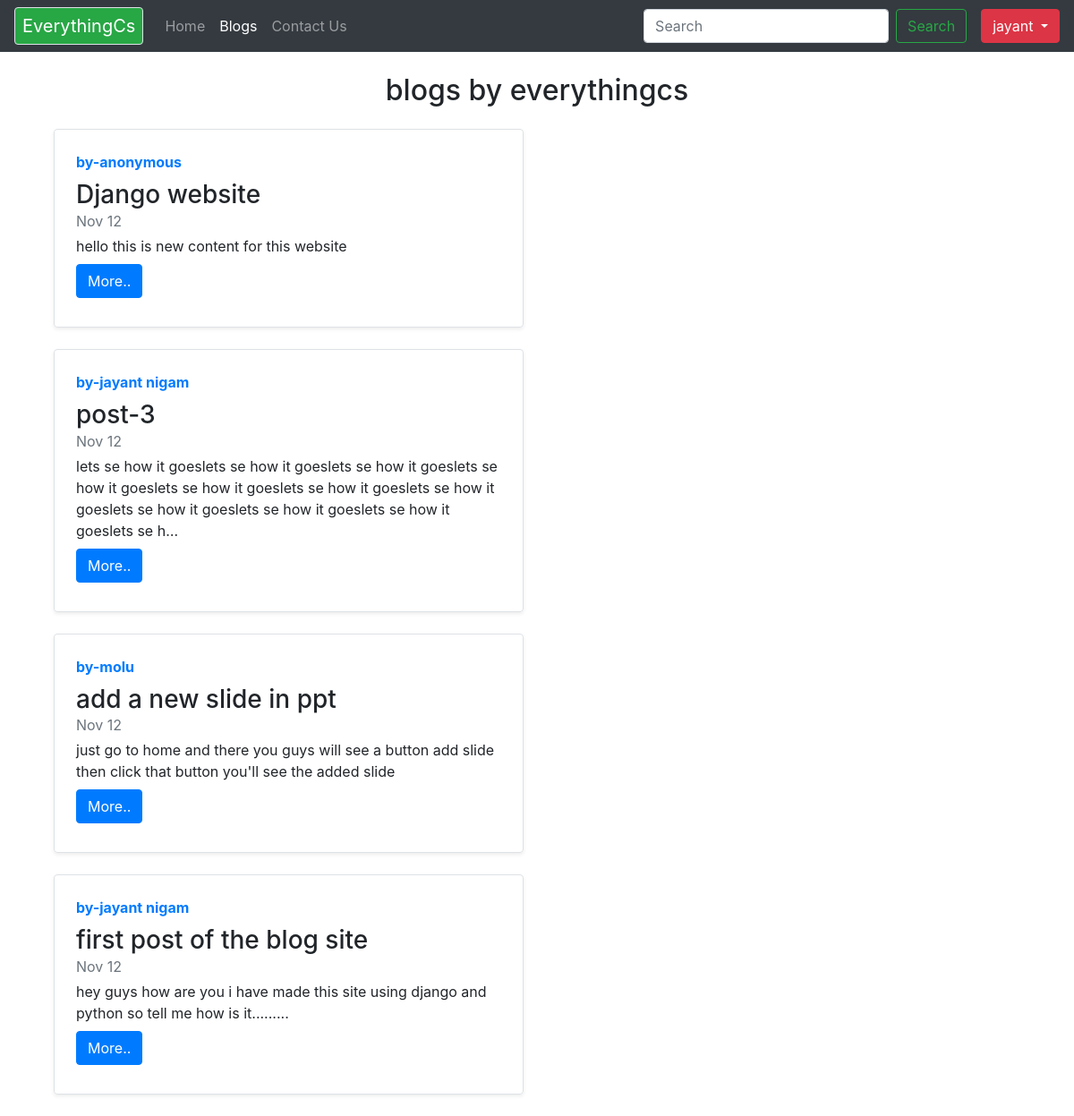
Page /blog/ (signed in) on the committed database.
### blog/models.py (models this page shows, shortened)
class Post(models.Model):
    sno = models.AutoField(primary_key=True)
    title = models.CharField(max_length=50)
    content = models.TextField()
    author = models.CharField(max_length=50)
    slug = models.SlugField(max_length=200)
    timeStamp = models.DateTimeField(auto_now_add=True)
    class Meta:
        ordering = ['-timeStamp']

### blog/views.py (the view)
# urls.py: path('', views.blogHome, name='home'),
def blogHome(request):
    allpost = Post.objects.all()
    context = {'allposts': allpost}
    return render(request, 'blog/blogHome.html', context)

### templates/blog/blogHome.html (shortened to what this page needs)
{% extends 'base.html' %}
{% block blogactive %}active {% endblock blogactive %}
{% block body %}
<h2 class="text-center my-4">blogs by everythingcs</h2>
<div class="container">
  {% for post in allposts %}
  <div class="col-md-6">
    <div class="row no-gutters border rounded overflow-hidden flex-md-row mb-4 shadow-sm h-md-250 position-relative">
      <div class="col p-4 d-flex flex-column position-static">
        <strong class="d-inline-block mb-2 text-primary">by-{{post.author}}</strong>
        <h3 class="mb-0">{{post.title}}</h3>
        <div class="mb-1 text-muted">Nov 12</div>
        <p class="card-text mb-auto">{{post.content|truncatechars:200}}</p>
        <div class="my-2">
          <a href="/blog/{{post.slug}}" role="button" class="btn btn-primary">More..</a>
        </div>
      </div>
    </div>
  </div>
  {% endfor %}
</div>
{% endblock body %}

### templates/base.html (shortened to what this page needs)
{% load static %}
<!DOCTYPE html>
<html lang="en">
<head>
  <link rel="stylesheet" href="https://stackpath.bootstrapcdn.com/bootstrap/4.5.2/css/bootstrap.min.css"
>
</head>
<body>
  <nav class="navbar navbar-expand-lg navbar-dark bg-dark">
    <a class="navbar-brand border rounded pl-2 pr-2 bg-success" href="/">EverythingCs</a>
    <div class="collapse navbar-collapse" id="navbarSupportedContent">
      <ul class="navbar-nav mr-auto">
        <li class="nav-item {% block homeactive %}
          {% endblock homeactive %}">
          <a class="nav-link" href="/">Home <span class="sr-only">(current)</span></a>
        </li>
        <li class="nav-item {% block blogactive %}
          {% endblock blogactive %}">
          <a class="nav-link" href="/blog">Blogs</a>
        </li>
        <li class="nav-item {% block contactactive %}
           {% endblock contactactive %}">
          <a class="nav-link" href="/contact">Contact Us</a>
        </li>
      </ul>
      <form class="form-inline my-2 my-lg-0">
        <input class="form-control mr-sm-2" type="search" placeholder="Search" aria-label="Search" />
        <button class="btn btn-outline-success my-2 my-sm-0 mr-3" type="submit">
          Search
        </button>
      </form>
      {% if user.is_authenticated %}
      <div class="btn-group">
        <button type="button" class="btn btn-danger dropdown-toggle" data-toggle="dropdown" aria-haspopup="true"
          aria-expanded="false">
          {{request.user}}
        </button>
      </div>
      {% endif %}
    </div>
  </nav>
  {% block body %} {% endblock body %}
</body>
</html>

### rows in the picture
Post: author "anonymous", title "Django website", content "hello this is new content for this website"
Post: author "jayant nigam", title "post-3", content "lets se how it goeslets se how it goeslets se how it goeslets se how it goeslets se how it goeslets se how it goeslets se how it goeslets se how it goeslets se how it goeslets se how it goeslets se h…"
Post: author "molu", title "add a new slide in ppt", content "just go to home and there you guys will see a button add slide then click that button you'll see the added slide"
Post: author "jayant nigam", title "first post of the blog site", content "hey guys how are you i have made this site using django and python so tell me how is it........."

### other values in the picture
{{ request.user }} "jayant"
